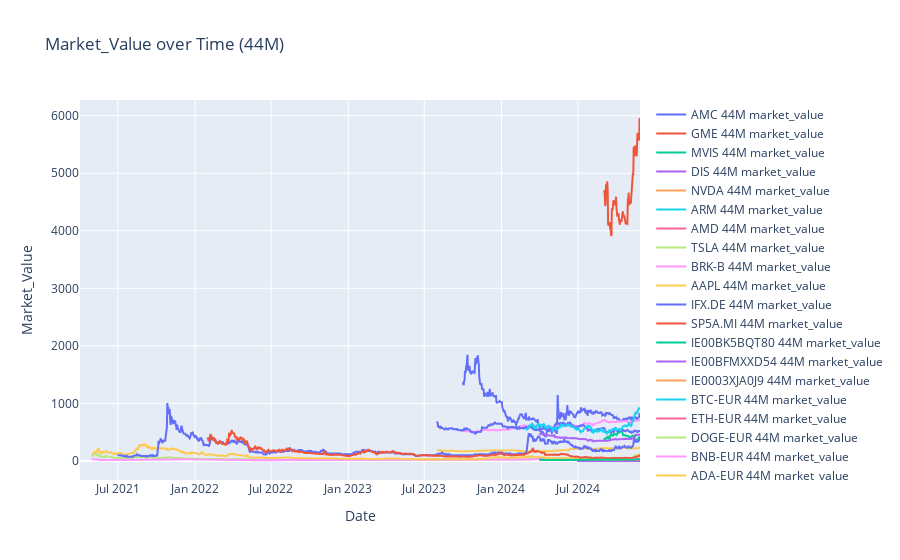
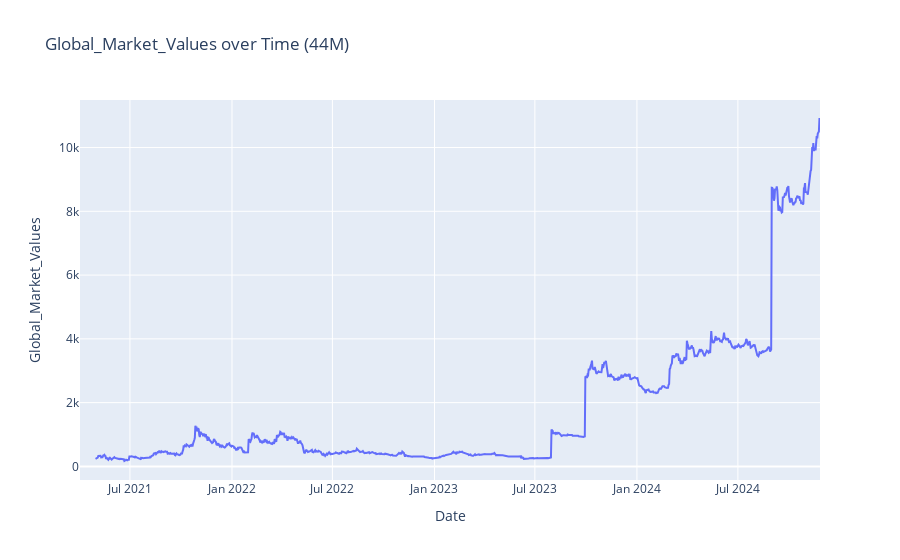
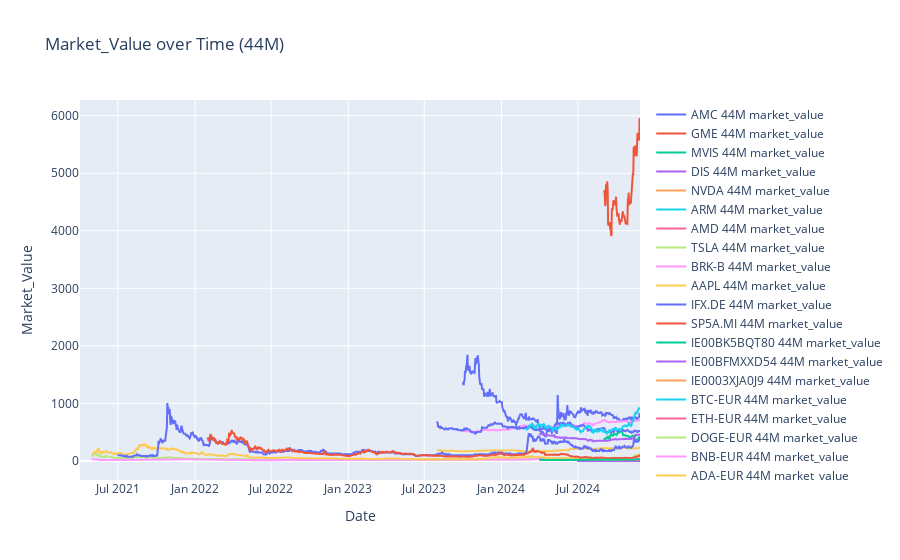

The notebook cell these images were saved under, in order:
### Markdown cell above
Plotting Section for DCA vs Sum Lump 
====================================

### Code cell
from dataclasses import field


plot_stock_under_test = int(
    input("Enter 0 to skip Plot or 1 to Plot your DCA vs Sum Lump ETFs/Stocks")
)
if plot_stock_under_test:
       
     # Creare i widget per l'interattività
    if isinstance(stock_data_dca_values, dict):
        fields_to_plot = ["average_cost", "market_value", "daily_gain", "daily_gain_perc","global_market_values"]
    else:
        fields_to_plot = ["average_cost", "market_value", "daily_gain", "daily_gain_perc"]
        
    field_selector = general_utils.widgets.Dropdown(options=fields_to_plot, value='market_value', description='Field')
    freq_selector = general_utils.widgets.Dropdown(options=purchase_frequencies, value=purchase_frequencies[-1], description='Frequency')
    # Usa 'interactive' per collegare i widget alla funzione di creazione dei grafici
    interactive_plot = general_utils.interactive(stock_utils.create_interactive_plot,
                                   stock_data_df_or_dict=general_utils.fixed(stock_data_dca_values),
                                   results=general_utils.fixed(results),
                                   field=field_selector,
                                   exception_field_string=general_utils.fixed("global_market_values"),
                                   exception_field_array=general_utils.fixed(global_market_values),
                                   freq=freq_selector,
                                   )

    display(interactive_plot) 

     ##Define which is the best strategy
    # (best_strategy, best_average_cost, best_number_shares, best_market_value) = (
    #     get_best_investment_strategy(results)
    # )

### Figure 1 — Plotly figure (JSON) as saved in the notebook; plotly's stock layout.template omitted (floating-point values rounded to 4 significant figures; data arrays with more than 128 entries replaced by an {"elided": "..."} marker saying what was removed)
{"data": [{"mode": "lines", "name": "AMC 44M market_value", "type": "scatter", "x": {"elided": "441 str values"}, "y": {"elided": "441 float values"}}, {"mode": "lines", "name": "GME 44M market_value", "type": "scatter", "x": ["2024-08-15", "2024-08-16", "2024-08-17", "2024-08-18", "2024-08-19", "2024-08-20", "2024-08-21", "2024-08-22", "2024-08-23", "2024-08-24", "2024-08-25", "2024-08-26", "2024-08-27", "2024-08-28", "2024-08-29", "2024-08-30", "2024-08-31", "2024-09-01", "2024-09-02", "2024-09-03", "2024-09-04", "2024-09-05", "2024-09-06", "2024-09-07", "2024-09-08", "2024-09-09", "2024-09-10", "2024-09-11", "2024-09-12", "2024-09-13", "2024-09-14", "2024-09-15", "2024-09-16", "2024-09-17", "2024-09-18", "2024-09-19", "2024-09-20", "2024-09-21", "2024-09-22", "2024-09-23", "2024-09-24", "2024-09-25", "2024-09-26", "2024-09-27", "2024-09-28", "2024-09-29", "2024-09-30", "2024-10-01", "2024-10-02", "2024-10-03", "2024-10-04", "2024-10-05", "2024-10-06", "2024-10-07", "2024-10-08", "2024-10-09", "2024-10-10", "2024-10-11", "2024-10-12", "2024-10-13", "2024-10-14", "2024-10-15", "2024-10-16", "2024-10-17", "2024-10-18", "2024-10-19", "2024-10-20", "2024-10-21", "2024-10-22", "2024-10-23", "2024-10-24", "2024-10-25", "2024-10-26", "2024-10-27", "2024-10-28", "2024-10-29", "2024-10-30", "2024-10-31", "2024-11-01", "2024-11-02", "2024-11-03", "2024-11-04", "2024-11-05", "2024-11-06", "2024-11-07", "2024-11-08", "2024-11-09", "2024-11-10", "2024-11-11", "2024-11-12", "2024-11-13", "2024-11-14", "2024-11-15", "2024-11-16", "2024-11-17", "2024-11-18", "2024-11-19", "2024-11-20", "2024-11-21", "2024-11-22", "2024-11-23", "2024-11-24", "2024-11-25", "2024-11-26"], "y": [null, null, null, null, null, null, null, null, null, null, null, null, null, null, null, null, 4690.0, 4690.0, 4690.0, 4634.0, 4430.0, 4484.0, 4790.0, 4790.0, 4790.0, 4856.0, 4696.0, 4133.0, 4085.0, 4135.0, 4135.0, 4135.0, 4023.0, 4037.0, 3935.0, 3907.0, 4376.0, 4376.0, 4376.0, 4468.0, 4532.0, 4442.0, 4464.0, 4502.0, 4502.0, 4502.0, 4592.0, 4400.0, 4304.0, 4246.0, 4286.0, 4286.0, 4286.0, 4186.0, 4147.0, 4105.0, 4188.0, 4171.0, 4171.0, 4171.0, 4272.0, 4260.0, 4338.0, 4288.0, 4250.0, 4250.0, 4250.0, 4145.0, 4192.0, 4113.0, 4131.0, 4119.0, 4119.0, 4119.0, 4552.0, 4542.0, 4662.0, 4442.0, 4488.0, 4488.0, 4488.0, 4472.0, 4604.0, 4626.0, 4696.0, 4983.0, 4983.0, 4983.0, 5459.0, 5375.0, 5299.0, 5481.0, 5325.0, 5325.0, 5325.0, 5295.0, 5521.0, 5697.0, 5571.0, 5587.0, 5587.0, 5587.0, 5942.0, 5942.0]}, {"mode": "lines", "name": "MVIS 44M market_value", "type": "scatter", "x": ["2024-08-13", "2024-08-14", "2024-08-15", "2024-08-16", "2024-08-17", "2024-08-18", "2024-08-19", "2024-08-20", "2024-08-21", "2024-08-22", "2024-08-23", "2024-08-24", "2024-08-25", "2024-08-26", "2024-08-27", "2024-08-28", "2024-08-29", "2024-08-30", "2024-08-31", "2024-09-01", "2024-09-02", "2024-09-03", "2024-09-04", "2024-09-05", "2024-09-06", "2024-09-07", "2024-09-08", "2024-09-09", "2024-09-10", "2024-09-11", "2024-09-12", "2024-09-13", "2024-09-14", "2024-09-15", "2024-09-16", "2024-09-17", "2024-09-18", "2024-09-19", "2024-09-20", "2024-09-21", "2024-09-22", "2024-09-23", "2024-09-24", "2024-09-25", "2024-09-26", "2024-09-27", "2024-09-28", "2024-09-29", "2024-09-30", "2024-10-01", "2024-10-02", "2024-10-03", "2024-10-04", "2024-10-05", "2024-10-06", "2024-10-07", "2024-10-08", "2024-10-09", "2024-10-10", "2024-10-11", "2024-10-12", "2024-10-13", "2024-10-14", "2024-10-15", "2024-10-16", "2024-10-17", "2024-10-18", "2024-10-19", "2024-10-20", "2024-10-21", "2024-10-22", "2024-10-23", "2024-10-24", "2024-10-25", "2024-10-26", "2024-10-27", "2024-10-28", "2024-10-29", "2024-10-30", "2024-10-31", "2024-11-01", "2024-11-02", "2024-11-03", "2024-11-04", "2024-11-05", "2024-11-06", "2024-11-07", "2024-11-08", "2024-11-09", "2024-11-10", "2024-11-11", "2024-11-12", "2024-11-13", "2024-11-14", "2024-11-15", "2024-11-16", "2024-11-17", "2024-11-18", "2024-11-19", "2024-11-20", "2024-11-21", "2024-11-22", "2024-11-23", "2024-11-24", "2024-11-25", "2024-11-26"], "y": [null, null, null, null, null, null, null, null, null, null, null, null, null, null, null, null, null, null, 384.4, 384.4, 384.4, 364.1, 360.1, 392.4, 396.5, 396.5, 396.5, 400.5, 436.9, 408.6, 392.4, 400.5, 400.5, 400.5, 436.9, 465.3, 457.2, 465.3, 457.2, 457.2, 457.2, 432.9, 457.2, 485.5, 485.5, 469.3, 469.3, 469.3, 461.2, 453.1, 473.4, 465.3, 485.5, 485.5, 485.5, 521.9, 505.7, 513.8, 509.8, 521.9, 521.9, 521.9, 538.1, 485.5, 457.2, 449.1, 453.1, 453.1, 453.1, 449.1, 449.1, 445.0, 436.9, 432.9, 432.9, 432.9, 436.9, 428.9, 416.7, 408.6, 412.7, 412.7, 412.7, 404.6, 416.7, 436.9, 420.8, 432.9, 432.9, 432.9, 441.0, 400.5, 384.4, 384.4, 360.1, 360.1, 360.1, 352.0, 364.1, 376.3, 392.4, 412.7, 412.7, 412.7, 396.5, 396.5]}, {"mode": "lines", "name": "DIS 44M market_value", "type": "scatter", "x": {"elided": "268 str values"}, "y": {"elided": "268 float values"}}, {"mode": "lines", "name": "NVDA 44M market_value", "type": "scatter", "x": {"elided": "268 str values"}, "y": {"elided": "268 float values"}}, {"mode": "lines", "name": "ARM 44M market_value", "type": "scatter", "x": {"elided": "268 str values"}, "y": {"elided": "268 float values"}}, {"mode": "lines", "name": "AMD 44M market_value", "type": "scatter", "x": {"elided": "268 str values"}, "y": {"elided": "268 float values"}}, {"mode": "lines", "name": "TSLA 44M market_value", "type": "scatter", "x": {"elided": "268 str values"}, "y": {"elided": "268 float values"}}, {"mode": "lines", "name": "BRK-B 44M market_value", "type": "scatter", "x": {"elided": "446 str values"}, "y": {"elided": "446 float values"}}, {"mode": "lines", "name": "AAPL 44M market_value", "type": "scatter", "x": {"elided": "513 str values"}, "y": {"elided": "513 float values"}}, {"mode": "lines", "name": "IFX.DE 44M market_value", "type": "scatter", "x": {"elided": "513 str values"}, "y": {"elided": "513 float values"}}, {"mode": "lines", "name": "SP5A.MI 44M market_value", "type": "scatter", "x": ["2024-11-11", "2024-11-12", "2024-11-13", "2024-11-14", "2024-11-15", "2024-11-16", "2024-11-17", "2024-11-18", "2024-11-19", "2024-11-20", "2024-11-21", "2024-11-22", "2024-11-23", "2024-11-24", "2024-11-25", "2024-11-26"], "y": [null, null, null, null, null, null, null, null, null, null, null, null, null, null, null, null]}, {"mode": "lines", "name": "IE00BK5BQT80 44M market_value", "type": "scatter", "x": {"elided": "169 str values"}, "y": {"elided": "169 int values"}}, {"mode": "lines", "name": "IE00BFMXXD54 44M market_value", "type": "scatter", "x": {"elided": "169 str values"}, "y": {"elided": "169 int values"}}, {"mode": "lines", "name": "IE0003XJA0J9 44M market_value", "type": "scatter", "x": ["2024-11-11", "2024-11-12", "2024-11-13", "2024-11-14", "2024-11-15", "2024-11-16", "2024-11-17", "2024-11-18", "2024-11-19", "2024-11-20", "2024-11-21", "2024-11-22", "2024-11-23", "2024-11-24", "2024-11-25", "2024-11-26"], "y": [null, null, null, null, null, null, null, null, null, null, null, null, null, null, null, null]}, {"mode": "lines", "name": "BTC-EUR 44M market_value", "type": "scatter", "x": {"elided": "274 str values"}, "y": {"elided": "274 float values"}}, {"mode": "lines", "name": "ETH-EUR 44M market_value", "type": "scatter", "x": {"elided": "268 str values"}, "y": {"elided": "268 float values"}}, {"mode": "lines", "name": "DOGE-EUR 44M market_value", "type": "scatter", "x": {"elided": "1324 str values"}, "y": {"elided": "1324 float values"}}, {"mode": "lines", "name": "BNB-EUR 44M market_value", "type": "scatter", "x": {"elided": "1335 str values"}, "y": {"elided": "1335 float values"}}, {"mode": "lines", "name": "ADA-EUR 44M market_value", "type": "scatter", "x": {"elided": "1335 str values"}, "y": {"elided": "1335 float values"}}, {"mode": "lines", "name": "SHIB-EUR 44M market_value", "type": "scatter", "x": {"elided": "1266 str values"}, "y": {"elided": "1266 float values"}}, {"mode": "lines", "name": "LRC-EUR 44M market_value", "type": "scatter", "x": {"elided": "1045 str values"}, "y": {"elided": "1045 float values"}}, {"mode": "lines", "name": "SOL-USD 44M market_value", "type": "scatter", "x": {"elided": "268 str values"}, "y": {"elided": "268 float values"}}], "layout": {"hovermode": "closest", "title": {"text": "Market_Value over Time (44M)"}, "xaxis": {"title": {"text": "Date"}}, "yaxis": {"title": {"text": "Market_Value"}}}}

### Figure 2 — Plotly figure (JSON) as saved in the notebook; plotly's stock layout.template omitted (floating-point values rounded to 4 significant figures; data arrays with more than 128 entries replaced by an {"elided": "..."} marker saying what was removed)
{"data": [{"mode": "lines", "name": "44M global_market_values", "type": "scatter", "x": {"elided": "1335 str values"}, "y": {"elided": "1335 float values"}}], "layout": {"hovermode": "closest", "title": {"text": "Global_Market_Values over Time (44M)"}, "xaxis": {"title": {"text": "Date"}}, "yaxis": {"title": {"text": "Global_Market_Values"}}}}

### Figure 3 — Plotly figure (JSON) as saved in the notebook; plotly's stock layout.template omitted (floating-point values rounded to 4 significant figures; data arrays with more than 128 entries replaced by an {"elided": "..."} marker saying what was removed)
{"data": [{"mode": "lines", "name": "AMC 44M market_value", "type": "scatter", "x": {"elided": "441 str values"}, "y": {"elided": "441 float values"}}, {"mode": "lines", "name": "GME 44M market_value", "type": "scatter", "x": ["2024-08-15", "2024-08-16", "2024-08-17", "2024-08-18", "2024-08-19", "2024-08-20", "2024-08-21", "2024-08-22", "2024-08-23", "2024-08-24", "2024-08-25", "2024-08-26", "2024-08-27", "2024-08-28", "2024-08-29", "2024-08-30", "2024-08-31", "2024-09-01", "2024-09-02", "2024-09-03", "2024-09-04", "2024-09-05", "2024-09-06", "2024-09-07", "2024-09-08", "2024-09-09", "2024-09-10", "2024-09-11", "2024-09-12", "2024-09-13", "2024-09-14", "2024-09-15", "2024-09-16", "2024-09-17", "2024-09-18", "2024-09-19", "2024-09-20", "2024-09-21", "2024-09-22", "2024-09-23", "2024-09-24", "2024-09-25", "2024-09-26", "2024-09-27", "2024-09-28", "2024-09-29", "2024-09-30", "2024-10-01", "2024-10-02", "2024-10-03", "2024-10-04", "2024-10-05", "2024-10-06", "2024-10-07", "2024-10-08", "2024-10-09", "2024-10-10", "2024-10-11", "2024-10-12", "2024-10-13", "2024-10-14", "2024-10-15", "2024-10-16", "2024-10-17", "2024-10-18", "2024-10-19", "2024-10-20", "2024-10-21", "2024-10-22", "2024-10-23", "2024-10-24", "2024-10-25", "2024-10-26", "2024-10-27", "2024-10-28", "2024-10-29", "2024-10-30", "2024-10-31", "2024-11-01", "2024-11-02", "2024-11-03", "2024-11-04", "2024-11-05", "2024-11-06", "2024-11-07", "2024-11-08", "2024-11-09", "2024-11-10", "2024-11-11", "2024-11-12", "2024-11-13", "2024-11-14", "2024-11-15", "2024-11-16", "2024-11-17", "2024-11-18", "2024-11-19", "2024-11-20", "2024-11-21", "2024-11-22", "2024-11-23", "2024-11-24", "2024-11-25", "2024-11-26"], "y": [null, null, null, null, null, null, null, null, null, null, null, null, null, null, null, null, 4690.0, 4690.0, 4690.0, 4634.0, 4430.0, 4484.0, 4790.0, 4790.0, 4790.0, 4856.0, 4696.0, 4133.0, 4085.0, 4135.0, 4135.0, 4135.0, 4023.0, 4037.0, 3935.0, 3907.0, 4376.0, 4376.0, 4376.0, 4468.0, 4532.0, 4442.0, 4464.0, 4502.0, 4502.0, 4502.0, 4592.0, 4400.0, 4304.0, 4246.0, 4286.0, 4286.0, 4286.0, 4186.0, 4147.0, 4105.0, 4188.0, 4171.0, 4171.0, 4171.0, 4272.0, 4260.0, 4338.0, 4288.0, 4250.0, 4250.0, 4250.0, 4145.0, 4192.0, 4113.0, 4131.0, 4119.0, 4119.0, 4119.0, 4552.0, 4542.0, 4662.0, 4442.0, 4488.0, 4488.0, 4488.0, 4472.0, 4604.0, 4626.0, 4696.0, 4983.0, 4983.0, 4983.0, 5459.0, 5375.0, 5299.0, 5481.0, 5325.0, 5325.0, 5325.0, 5295.0, 5521.0, 5697.0, 5571.0, 5587.0, 5587.0, 5587.0, 5942.0, 5942.0]}, {"mode": "lines", "name": "MVIS 44M market_value", "type": "scatter", "x": ["2024-08-13", "2024-08-14", "2024-08-15", "2024-08-16", "2024-08-17", "2024-08-18", "2024-08-19", "2024-08-20", "2024-08-21", "2024-08-22", "2024-08-23", "2024-08-24", "2024-08-25", "2024-08-26", "2024-08-27", "2024-08-28", "2024-08-29", "2024-08-30", "2024-08-31", "2024-09-01", "2024-09-02", "2024-09-03", "2024-09-04", "2024-09-05", "2024-09-06", "2024-09-07", "2024-09-08", "2024-09-09", "2024-09-10", "2024-09-11", "2024-09-12", "2024-09-13", "2024-09-14", "2024-09-15", "2024-09-16", "2024-09-17", "2024-09-18", "2024-09-19", "2024-09-20", "2024-09-21", "2024-09-22", "2024-09-23", "2024-09-24", "2024-09-25", "2024-09-26", "2024-09-27", "2024-09-28", "2024-09-29", "2024-09-30", "2024-10-01", "2024-10-02", "2024-10-03", "2024-10-04", "2024-10-05", "2024-10-06", "2024-10-07", "2024-10-08", "2024-10-09", "2024-10-10", "2024-10-11", "2024-10-12", "2024-10-13", "2024-10-14", "2024-10-15", "2024-10-16", "2024-10-17", "2024-10-18", "2024-10-19", "2024-10-20", "2024-10-21", "2024-10-22", "2024-10-23", "2024-10-24", "2024-10-25", "2024-10-26", "2024-10-27", "2024-10-28", "2024-10-29", "2024-10-30", "2024-10-31", "2024-11-01", "2024-11-02", "2024-11-03", "2024-11-04", "2024-11-05", "2024-11-06", "2024-11-07", "2024-11-08", "2024-11-09", "2024-11-10", "2024-11-11", "2024-11-12", "2024-11-13", "2024-11-14", "2024-11-15", "2024-11-16", "2024-11-17", "2024-11-18", "2024-11-19", "2024-11-20", "2024-11-21", "2024-11-22", "2024-11-23", "2024-11-24", "2024-11-25", "2024-11-26"], "y": [null, null, null, null, null, null, null, null, null, null, null, null, null, null, null, null, null, null, 384.4, 384.4, 384.4, 364.1, 360.1, 392.4, 396.5, 396.5, 396.5, 400.5, 436.9, 408.6, 392.4, 400.5, 400.5, 400.5, 436.9, 465.3, 457.2, 465.3, 457.2, 457.2, 457.2, 432.9, 457.2, 485.5, 485.5, 469.3, 469.3, 469.3, 461.2, 453.1, 473.4, 465.3, 485.5, 485.5, 485.5, 521.9, 505.7, 513.8, 509.8, 521.9, 521.9, 521.9, 538.1, 485.5, 457.2, 449.1, 453.1, 453.1, 453.1, 449.1, 449.1, 445.0, 436.9, 432.9, 432.9, 432.9, 436.9, 428.9, 416.7, 408.6, 412.7, 412.7, 412.7, 404.6, 416.7, 436.9, 420.8, 432.9, 432.9, 432.9, 441.0, 400.5, 384.4, 384.4, 360.1, 360.1, 360.1, 352.0, 364.1, 376.3, 392.4, 412.7, 412.7, 412.7, 396.5, 396.5]}, {"mode": "lines", "name": "DIS 44M market_value", "type": "scatter", "x": {"elided": "268 str values"}, "y": {"elided": "268 float values"}}, {"mode": "lines", "name": "NVDA 44M market_value", "type": "scatter", "x": {"elided": "268 str values"}, "y": {"elided": "268 float values"}}, {"mode": "lines", "name": "ARM 44M market_value", "type": "scatter", "x": {"elided": "268 str values"}, "y": {"elided": "268 float values"}}, {"mode": "lines", "name": "AMD 44M market_value", "type": "scatter", "x": {"elided": "268 str values"}, "y": {"elided": "268 float values"}}, {"mode": "lines", "name": "TSLA 44M market_value", "type": "scatter", "x": {"elided": "268 str values"}, "y": {"elided": "268 float values"}}, {"mode": "lines", "name": "BRK-B 44M market_value", "type": "scatter", "x": {"elided": "446 str values"}, "y": {"elided": "446 float values"}}, {"mode": "lines", "name": "AAPL 44M market_value", "type": "scatter", "x": {"elided": "513 str values"}, "y": {"elided": "513 float values"}}, {"mode": "lines", "name": "IFX.DE 44M market_value", "type": "scatter", "x": {"elided": "513 str values"}, "y": {"elided": "513 float values"}}, {"mode": "lines", "name": "SP5A.MI 44M market_value", "type": "scatter", "x": ["2024-11-11", "2024-11-12", "2024-11-13", "2024-11-14", "2024-11-15", "2024-11-16", "2024-11-17", "2024-11-18", "2024-11-19", "2024-11-20", "2024-11-21", "2024-11-22", "2024-11-23", "2024-11-24", "2024-11-25", "2024-11-26"], "y": [null, null, null, null, null, null, null, null, null, null, null, null, null, null, null, null]}, {"mode": "lines", "name": "IE00BK5BQT80 44M market_value", "type": "scatter", "x": {"elided": "169 str values"}, "y": {"elided": "169 int values"}}, {"mode": "lines", "name": "IE00BFMXXD54 44M market_value", "type": "scatter", "x": {"elided": "169 str values"}, "y": {"elided": "169 int values"}}, {"mode": "lines", "name": "IE0003XJA0J9 44M market_value", "type": "scatter", "x": ["2024-11-11", "2024-11-12", "2024-11-13", "2024-11-14", "2024-11-15", "2024-11-16", "2024-11-17", "2024-11-18", "2024-11-19", "2024-11-20", "2024-11-21", "2024-11-22", "2024-11-23", "2024-11-24", "2024-11-25", "2024-11-26"], "y": [null, null, null, null, null, null, null, null, null, null, null, null, null, null, null, null]}, {"mode": "lines", "name": "BTC-EUR 44M market_value", "type": "scatter", "x": {"elided": "274 str values"}, "y": {"elided": "274 float values"}}, {"mode": "lines", "name": "ETH-EUR 44M market_value", "type": "scatter", "x": {"elided": "268 str values"}, "y": {"elided": "268 float values"}}, {"mode": "lines", "name": "DOGE-EUR 44M market_value", "type": "scatter", "x": {"elided": "1324 str values"}, "y": {"elided": "1324 float values"}}, {"mode": "lines", "name": "BNB-EUR 44M market_value", "type": "scatter", "x": {"elided": "1335 str values"}, "y": {"elided": "1335 float values"}}, {"mode": "lines", "name": "ADA-EUR 44M market_value", "type": "scatter", "x": {"elided": "1335 str values"}, "y": {"elided": "1335 float values"}}, {"mode": "lines", "name": "SHIB-EUR 44M market_value", "type": "scatter", "x": {"elided": "1266 str values"}, "y": {"elided": "1266 float values"}}, {"mode": "lines", "name": "LRC-EUR 44M market_value", "type": "scatter", "x": {"elided": "1045 str values"}, "y": {"elided": "1045 float values"}}, {"mode": "lines", "name": "SOL-USD 44M market_value", "type": "scatter", "x": {"elided": "268 str values"}, "y": {"elided": "268 float values"}}], "layout": {"hovermode": "closest", "title": {"text": "Market_Value over Time (44M)"}, "xaxis": {"title": {"text": "Date"}}, "yaxis": {"title": {"text": "Market_Value"}}}}
